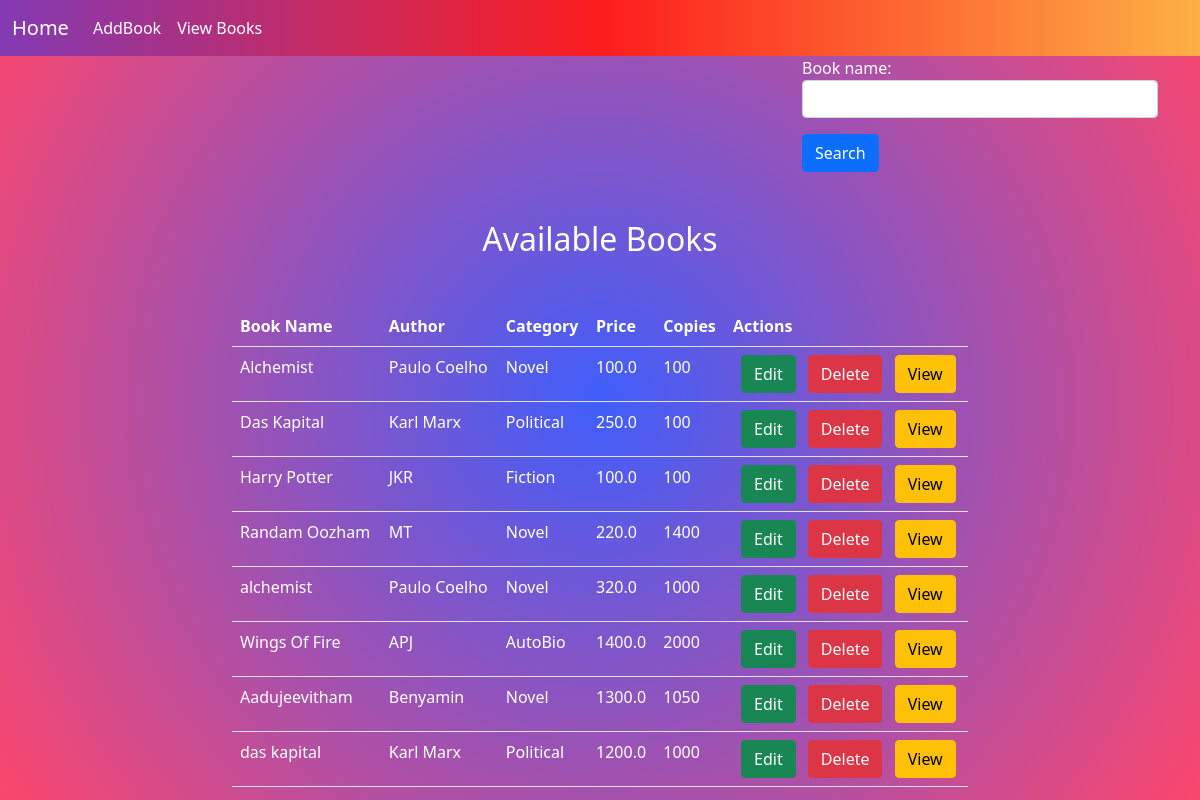
Before: /AddBook/books with the older database file.
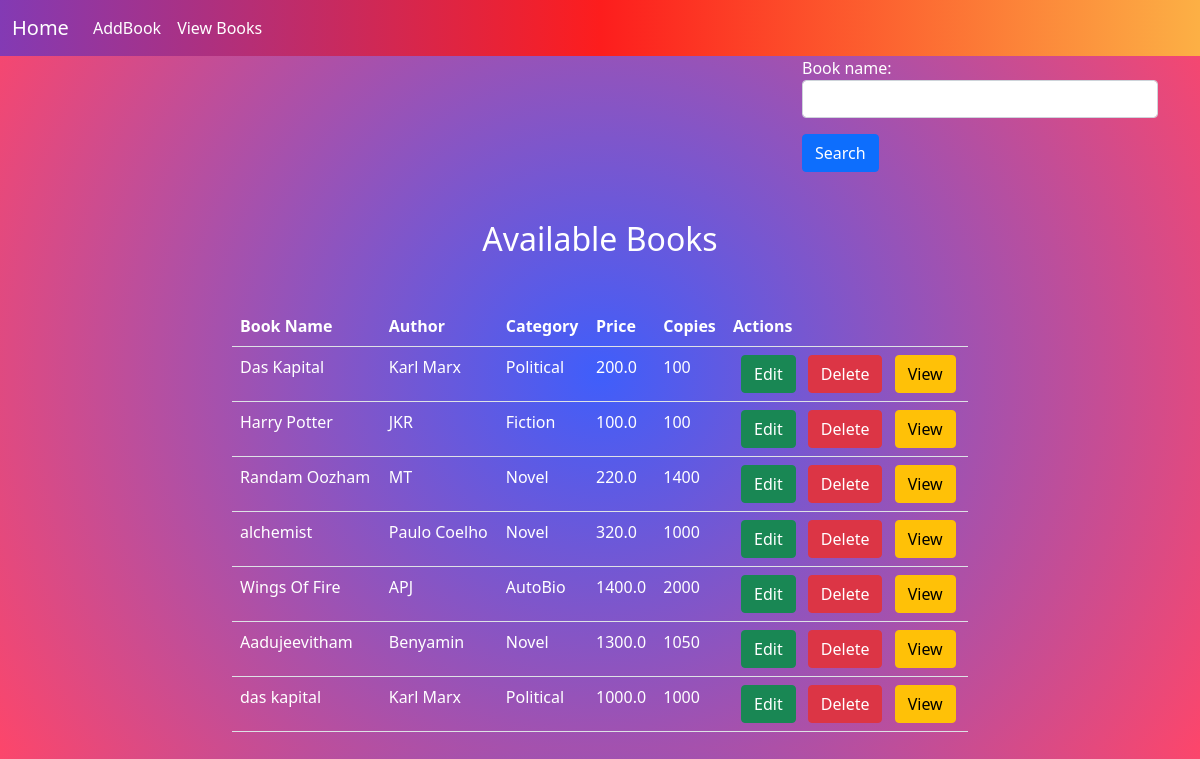
After: the same page with the newer database file.
### AddBook/models.py (models this page shows, shortened)
class AddBooks(models.Model):
    book_name = models.CharField(max_length=70,unique=True)
    author = models.CharField(max_length=15)
    category = models.CharField(max_length=20)
    price = models.FloatField(default=50)
    copies = models.IntegerField()

### AddBook/views.py (the view, shortened to what this page needs)
# urls.py: path('books',get_books,name="booklist"),
def get_books(request):
    context = {}
    form = SearchForm()
    context['form'] = form
    books = AddBooks.objects.all()
    context['books'] = books
    return render(request,"book_list.html",context)

### AddBook/forms.py
class SearchForm(forms.Form):
    book_name = forms.CharField(max_length=20,widget=(forms.TextInput(attrs={'class':'form-control'})))

### AddBook/templates/book_list.html (shortened to what this page needs)
<!DOCTYPE html>
{%extends 'base.html'%}
{%block body_block%}
<div class="container text-white">
    <div class="row">
        <div class="col-4"></div>
        <div class="col-4"></div>
        <div class="col-4">
            <form action="" method="post">
            {{form.as_p}}
            <input type="submit"  value="Search" class="btn btn-primary" >
        </form>
        </div>
    </div>
    <div class="row">
        <div class="col-2"></div>
        <div class="col-8">
            <h2 class="text-center mt-5">Available Books</h2>
            <table class="table text-white mt-5">
                <tr>
                    <th>Book Name</th>
                    <th>Author</th>
                    <th>Category</th>
                    <th>Price</th>
                    <th>Copies</th>
                    <th>Actions</th>
                </tr>
                {%if books%}
                {%for book in books%}
                <tr>
                    <td>{{book.book_name}}</td>
                    <td>{{book.author}}</td>
                    <td>{{book.category}}</td>
                    <td>{{book.price}}</td>
                    <td>{{book.copies}}</td>
                    <td class="text-white">
                        <a href="{%url 'update' book.id%}" class="btn btn-success ms-2">Edit</a>
                        <a href="{%url 'remove' book.id%}" class="btn btn-danger ms-2">Delete</a>
                        <a href="{%url 'details' book.id%}" class="btn btn-warning ms-2">View</a>
                    </td>
                </tr>
                {%endfor%}
                {%else%}
                    <tr>
                        <td colspan="5">
                            <h3>No books found!!</h3>
                        </td>
                    </tr>
                {%endif%}
            </table>
        </div>
        <div class="col-2"></div>
    </div>
</div>
{%endblock%}

Changed rows visible on the page:
removed AddBooks: book_name "Alchemist", author "Paulo Coelho", category "Novel", price "100.0", copies "100"
changed AddBooks "Das Kapital": price "250.0" → "200.0"
changed AddBooks "das kapital": price "1200.0" → "1000.0"
